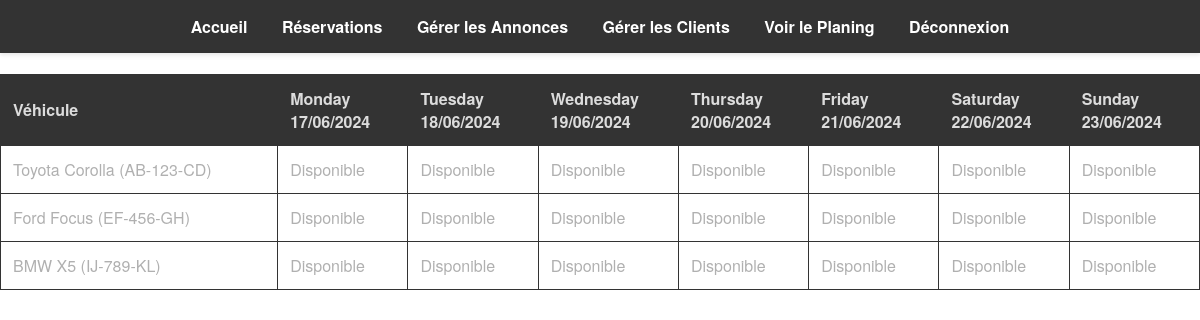
The app's page /planing.php, older data.
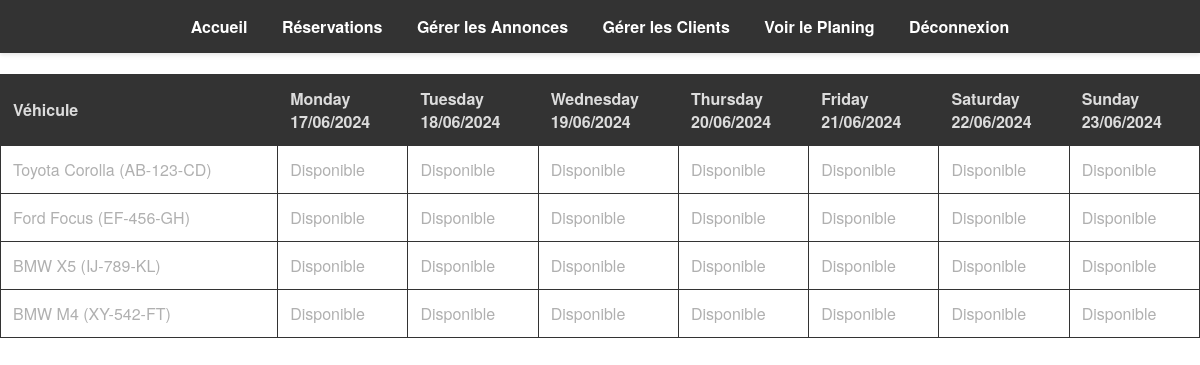
The same page, newer data.
### tables this page shows
CREATE TABLE `voitures` (
  `immatriculation` varchar(16) NOT NULL,
  `id_marque` int(11) NOT NULL,
  `id_modele` int(11) NOT NULL,
  `kilometrage` int(11) NOT NULL,
  `id_categorie` int(11) NOT NULL,
  `prix` decimal(10,2) NOT NULL
);

CREATE TABLE `marques` (
  `id_marque` int(11) NOT NULL,
  `marque` varchar(256) NOT NULL
);

CREATE TABLE `modeles` (
  `id_modele` int(11) NOT NULL,
  `modele` varchar(256) NOT NULL
);

### planing.php (the view, shortened to what this page needs)
<?php
$servername = "localhost";
$username = "root";
$password = "";
$dbname = "locauto";
$conn = new mysqli($servername, $username, $password, $dbname);
function getStartAndEndOfWeek($date) {
    $dto = new DateTime($date);
    $dto->setISODate($dto->format('o'), $dto->format('W'));
    $start = $dto->format('Y-m-d');
    $dto->modify('+6 days');
    $end = $dto->format('Y-m-d');
    return array($start, $end);
}
list($start_date, $end_date) = getStartAndEndOfWeek(date('Y-m-d'));
$sql_cars = "SELECT v.immatriculation, m.marque, mo.modele
             FROM voitures v
             JOIN marques m ON v.id_marque = m.id_marque
             JOIN modeles mo ON v.id_modele = mo.id_modele";
$result_cars = $conn->query($sql_cars);
$cars = [];
while ($row = $result_cars->fetch_assoc()) {
    $cars[] = $row;
}
$week_days = [];
for ($i = 0; $i < 7; $i++) {
    $date = date('Y-m-d', strtotime($start_date . " + $i days"));
    $week_days[] = [
        'date' => $date,
        'day' => strftime('%A', strtotime($date))
    ];
}
?>
<!DOCTYPE html>
<html lang="fr">
<head>
    <link rel="stylesheet" href="CSS/styles.css">
</head>
<body>
    <header>
        <nav>
        <ul>
                <li><a href="index.php">Accueil</a></li>
                <li><a href="admin.php">Réservations</a></li>
                <li><a href="admin_annonces.php">Gérer les Annonces</a></li>
                <li><a href="admin_clients.php">Gérer les Clients</a></li>
                <li><a href="planing.php">Voir le Planing</a></li>
                <li><a href="logout.php">Déconnexion</a></li>
            </ul>
        </nav>
    </header>
    <div class="planning-container">
        <h2>Planning Hebdomadaire des Voitures</h2>
        <table>
            <thead>
                <tr>
                    <th>Véhicule</th>
                    <?php foreach ($week_days as $day): ?>
                        <th><?php echo $day['day'] . '<br>' . date('d/m/Y', strtotime($day['date'])); ?></th>
                    <?php endforeach; ?>
                </tr>
            </thead>
            <tbody>
                <?php foreach ($cars as $car): ?>
                    <tr>
                        <td><?php echo $car['marque'] . ' ' . $car['modele'] . ' (' . $car['immatriculation'] . ')'; ?></td>
                        <?php foreach ($week_days as $day): ?>
                            <td>
                                <?php
                                $reserved = false;
                                if (!$reserved) {
                                    echo 'Disponible';
                                }
                                ?>
                            </td>
                        <?php endforeach; ?>
                    </tr>
                <?php endforeach; ?>
            </tbody>
        </table>
    </div>
</body>
</html>

Row changes from the older to the newer data that the page shows:
added voitures: id_marque.marque "BMW", id_modele.modele "M4", immatriculation "XY-542-FT"
